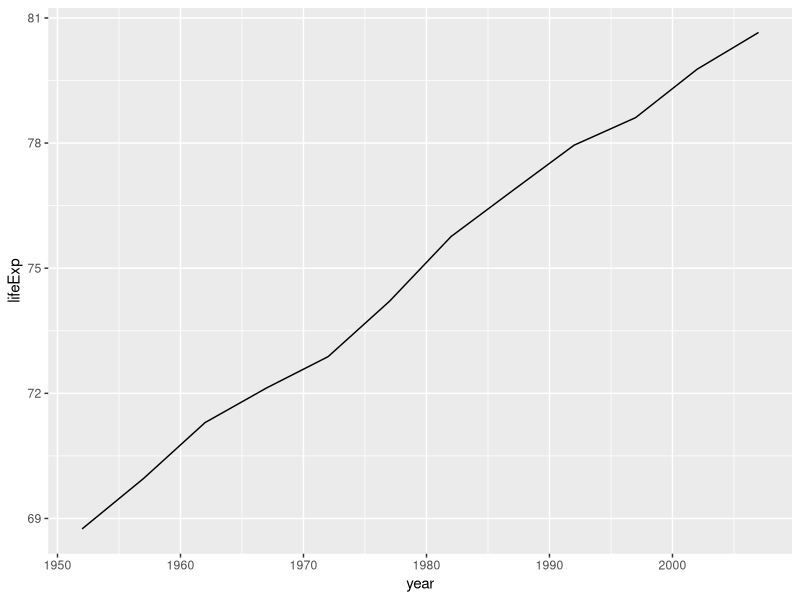
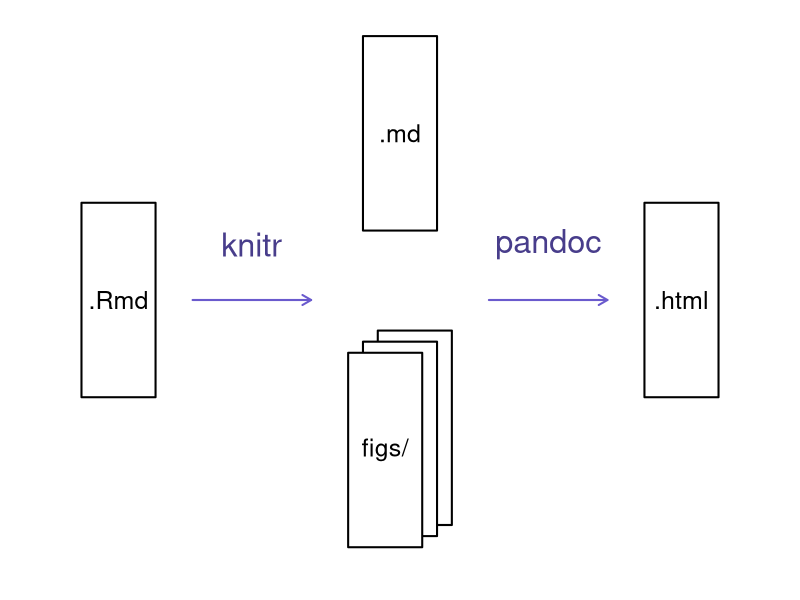

These charts were generated, in order, by the following R code:
## ---- chunk 1
gapminder <- read.table("Data/Data/gapminder.txt")
#gapminder

library(ggplot2)
gapdata <- read.table(file = 'Data/Data/gapminder.txt', header = TRUE)
canada <- gapdata[gapdata$country == "Canada",]
ggplot(data = canada, aes(x = year, y = lifeExp)) + geom_line()
## ---- chunk 2
### Run this code in R to see graphic of how
### your document gets rendered
par(mar=rep(0, 4), bty="n", cex=1.5)
plot(0, 0, type="n", xlab="", ylab="", xaxt="n", yaxt="n",
     xlim=c(0, 100), ylim=c(0, 100))
xw <- 10
yh <- 35
xm <- 12
ym <- 50
rect(xm-xw/2, ym-yh/2, xm+xw/2, ym+yh/2, lwd=2)
text(xm, ym, ".Rmd")

xm <- 50
ym <- 80
rect(xm-xw/2, ym-yh/2, xm+xw/2, ym+yh/2, lwd=2)
text(xm, ym, ".md")
xm <- 50; ym <- 25
for(i in c(2, 0, -2))
    rect(xm-xw/2+i, ym-yh/2+i, xm+xw/2+i, ym+yh/2+i, lwd=2,
         border="black", col="white")
text(xm-2, ym-2, "figs/")

xm <- 100-12
ym <- 50
rect(xm-xw/2, ym-yh/2, xm+xw/2, ym+yh/2, lwd=2)
text(xm, ym, ".html")

arrows(22, 50, 38, 50, lwd=2, col="slateblue", len=0.1)
text((22+38)/2, 60, "knitr", col="darkslateblue", cex=1.3)

arrows(62, 50, 78, 50, lwd=2, col="slateblue", len=0.1)
text((62+78)/2, 60, "pandoc", col="darkslateblue", cex=1.3)
